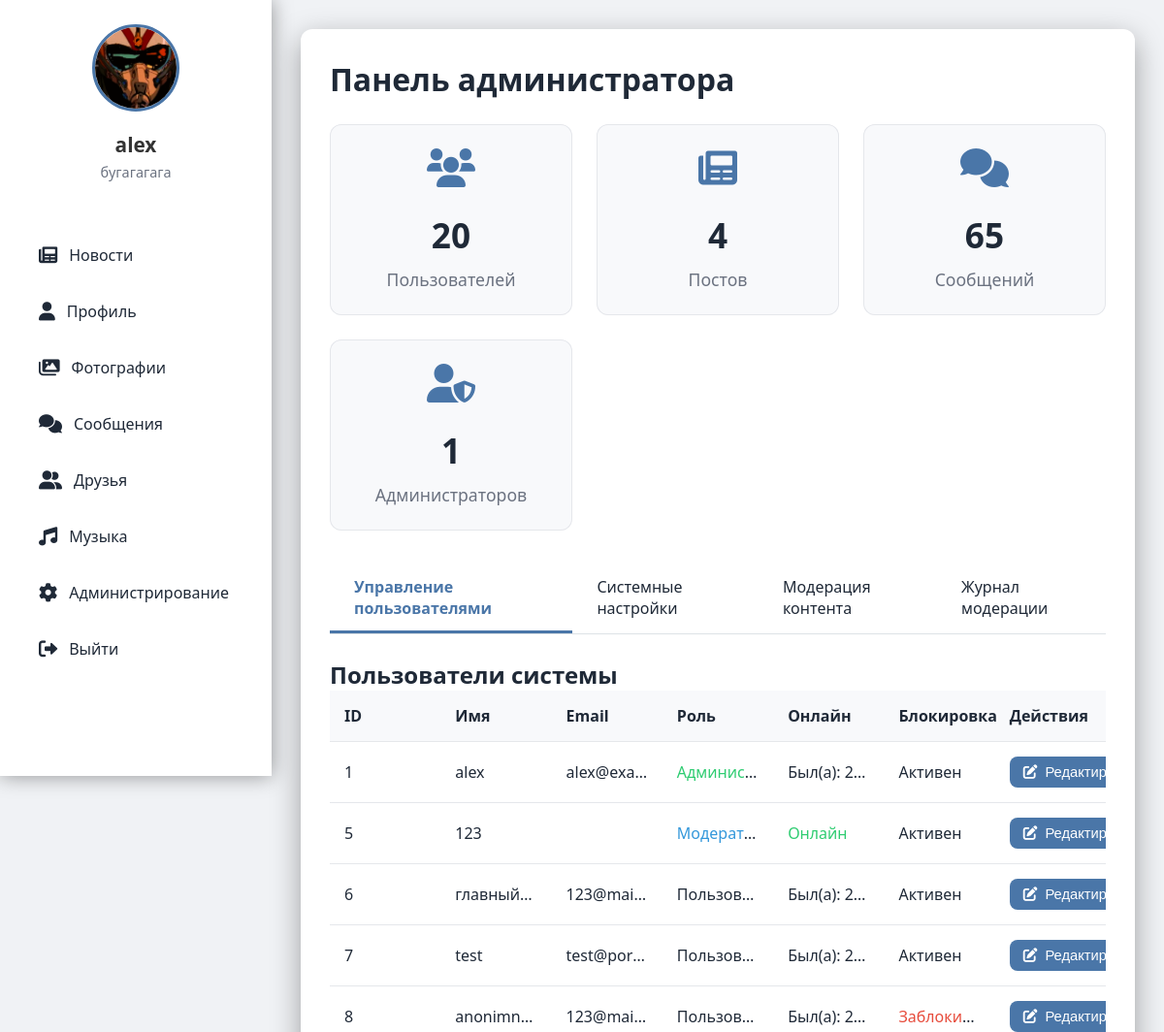
Page /admin (signed in, upper part) on the earlier database version.
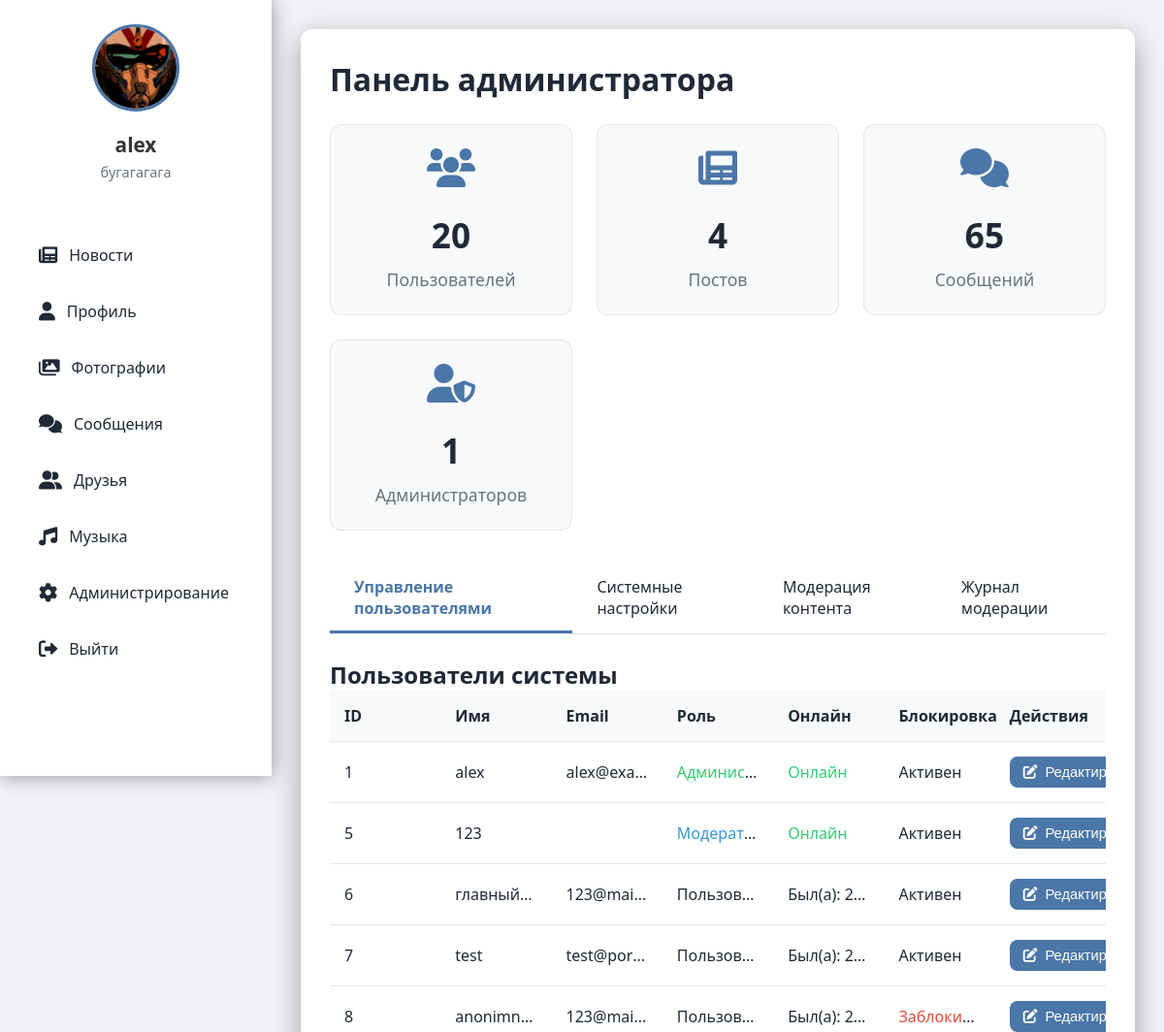
Same page on the later database version.
### tables this page shows
CREATE TABLE users (
                id INTEGER PRIMARY KEY AUTOINCREMENT,
                username TEXT UNIQUE NOT NULL,
                password TEXT NOT NULL,
                email TEXT,
                bio TEXT,
                avatar TEXT, role TEXT DEFAULT 'user' CHECK(role IN ('admin', 'moderator', 'user')), is_online BOOLEAN DEFAULT FALSE, last_seen DATETIME, banner TEXT, is_blocked BOOLEAN DEFAULT 0, block_reason TEXT);

### routes/admin.py (the view)
@bp.route('/admin')
def admin():
    if 'user_id' not in session:
        return redirect(url_for('auth.index'))
    user_id = session['user_id']
    conn = get_db()
    c = conn.cursor()
    c.execute("SELECT * FROM users WHERE id = ?", (user_id,))
    user = c.fetchone()
    if not user or user['role'] != 'admin':
        return redirect(url_for('feed.feed'))
    c.execute("SELECT COUNT(*) FROM users")
    users_count = c.fetchone()[0]
    c.execute("SELECT COUNT(*) FROM posts")
    posts_count = c.fetchone()[0]
    c.execute("SELECT COUNT(*) FROM messages")
    messages_count = c.fetchone()[0]
    c.execute("SELECT COUNT(*) FROM users WHERE role = 'admin'")
    admins_count = c.fetchone()[0]
    c.execute("SELECT id, username, email, bio, avatar, role, is_online, last_seen, is_blocked, block_reason FROM users")
    users = c.fetchall()
    c.execute("SELECT key, value FROM settings")
    settings = {row['key']: row['value'] for row in c.fetchall()}
    c.execute("SELECT id, email, message, status, created_at FROM invite_requests WHERE status='pending' ORDER BY created_at DESC")
    invite_requests = c.fetchall()
    c.execute("""
        SELECT code, uses_left, created_at, expires_at,
               CASE WHEN expires_at IS NOT NULL AND expires_at <= CURRENT_TIMESTAMP THEN 1 ELSE 0 END AS expired
        FROM invites ORDER BY created_at DESC
    """)
    invites = c.fetchall()
    c.execute("SELECT id, target_type, target_id, reason, created_at FROM reports WHERE status='open' ORDER BY created_at DESC")
    reports = c.fetchall()
    c.execute('''SELECT mr.id, mr.track_id, mr.reason, mr.created_at, m.title, m.filename, u.username
                 FROM music_reports mr JOIN music m ON mr.track_id=m.id JOIN users u ON mr.reporter_id=u.id
                 WHERE mr.status='open' ORDER BY mr.created_at DESC''')
    music_reports = c.fetchall()
    conn.close()
    return render_template('admin.html',
                           user=user,
                           users_count=users_count,
                           posts_count=posts_count,
                           messages_count=messages_count,
                           admins_count=admins_count,
                           users=users,
                           settings=settings,
                           reports=reports,
                           music_reports=music_reports,
                           invite_requests=invite_requests,
                           invites=invites)

### app.py (called while the page is built)
def _gen_csrf_token():
    import secrets
    token = session.get('_csrf_token')
    if not token:
        token = secrets.token_urlsafe(32)
        session['_csrf_token'] = token
    return token

@app.context_processor
def inject_csrf():
    return {'csrf_token': _gen_csrf_token()}

@app.before_request
def csrf_protect():
    if request.method in ('POST','PUT','PATCH','DELETE'):
        if request.path.startswith('/socket.io') or request.path.startswith('/static'):
            return None
        if request.endpoint in {'auth.index'}:
            if not session.get('_csrf_token'):
                return None
        token = None
        token = request.headers.get('X-CSRFToken') or request.headers.get('X-CSRF-Token')
        if not token:
            token = request.form.get('csrf_token') or request.args.get('csrf_token')
        if not token and request.is_json:
            try:
                token = (request.get_json(silent=True) or {}).get('csrf_token')
            except Exception:
                token = None
        if not token or token != session.get('_csrf_token'):
            return ('CSRF token missing or invalid', 400)

### templates/admin.html (shortened to what the changed rows need)
<!DOCTYPE html>
<html>
<head>
    <link href="https://cdnjs.cloudflare.com/ajax/libs/font-awesome/6.0.0/css/all.min.css" rel="stylesheet">
</head>
<body>
    <div class="sidebar">
        <div class="profile-card">
            <img src="{% if user[5] %}{{ url_for('static', filename='uploads/' + user[5]) }}{% else %}{{ url_for('static', filename='uploads/default_avatar.png') }}{% endif %}" alt="Avatar">
            <h3>{{ user[1] }}</h3>
            <p>{{ user[4] or 'Статус не указан' }}</p>
        </div>
    </div>
    <div class="content">
        <div class="admin-container">
            <h1>Панель администратора</h1>
            <div class="tab-content active" id="users-tab">
                <h2>Пользователи системы</h2>
                <table class="user-table">
                    <thead>
                        <tr>
                            <th>ID</th>
                            <th>Имя</th>
                            <th>Email</th>
                            <th>Роль</th>
                            <th>Онлайн</th>
                            <th>Блокировка</th>
                            <th>Действия</th>
                        </tr>
                    </thead>
                    <tbody>
                        {% for u in users %}
                        <tr data-user-id="{{ u[0] }}">
                            <td>{{ u[0] }}</td>
                            <td>{{ u[1] }}</td>
                            <td>{{ u[2] }}</td>
                            <td>
                                {% if u[5] == 'admin' %}
                                    <span style="color: #2ecc71;">Администратор</span>
                                {% elif u[5] == 'moderator' %}
                                    <span style="color: #3498db;">Модератор</span>
                                {% else %}
                                    Пользователь
                                {% endif %}
                            </td>
                            <td>
                                {% if u[6] %}
                                    <span style="color:#2ecc71">Онлайн</span>
                                {% else %}
                                    <span title="{{ u[7] }}">Был(а): {{ u[7] }}</span>
                                {% endif %}
                            </td>
                            <td>
                                {% if u[8] %}
                                    <span style="color:#e74c3c">Заблокирован</span>
                                {% else %}
                                    Активен
                                {% endif %}
                            </td>
                            <td class="action-buttons">
                                <button type="button" class="btn js-edit" data-user-id="{{ u[0] }}" data-username="{{ u[1] }}" data-email="{{ u[2] }}" data-blocked="{{ u[8] }}">
                                    <i class="fas fa-edit"></i> Редактировать
                                </button>
                            </td>
                        </tr>
                        {% endfor %}
                    </tbody>
                </table>
            </div>
        </div>
    </div>
</body>
</html>

Differences in the rows shown:
changed users "alex": last_seen "2…" → (not shown); is_online "Был(а):" → "Онлайн"
